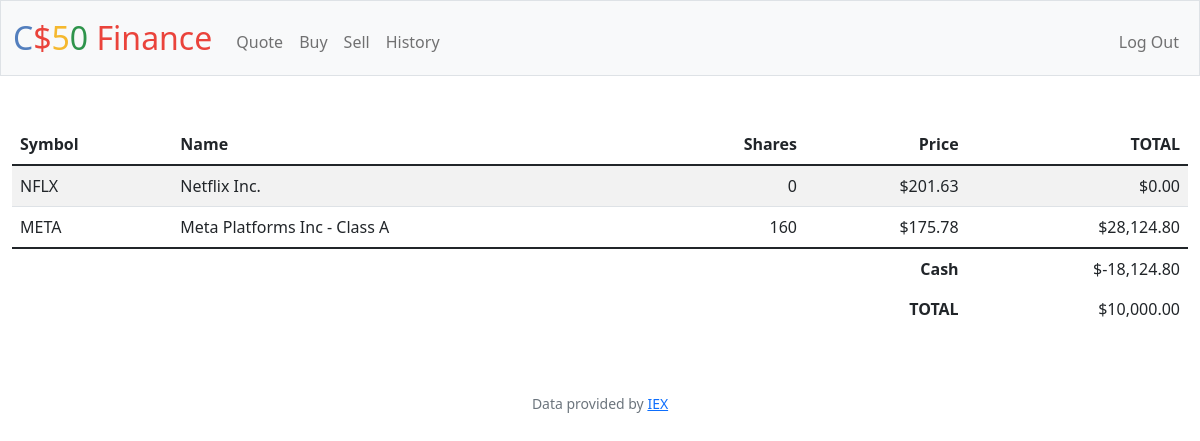
/ (signed in), run on the app's committed database.
### tables this page shows
CREATE TABLE transactions(
    id           INTEGER PRIMARY KEY AUTOINCREMENT NOT NULL,
    users_id    INTEGER NOT NULL,
    symbol  TEXT NOT NULL,
    name  TEXT NOT NULL,
    price  NUMERIC NOT NULL,
    quantity  INTEGER NOT NULL,
    cash  NUMERIC NOT NULL,
    time TEXT NOT NULL,
    FOREIGN KEY(users_id) REFERENCES users(id)
);

### app.py (the view)
@app.route("/")
@login_required
def index():
    hist = db.execute(
        "SELECT symbol, name, SUM(quantity) as quantity, price, cash FROM transactions WHERE users_id = ? GROUP BY name ORDER BY time ASC", session["user_id"])
    print(hist)
    return render_template("index.html", res=hist)

### app.py (called while the page is built)
@app.after_request
def after_request(response):
    response.headers["Cache-Control"] = "no-cache, no-store, must-revalidate"
    response.headers["Expires"] = 0
    response.headers["Pragma"] = "no-cache"
    return response

### helpers.py (called while the page is built)
def login_required(f):
    @wraps(f)
    def decorated_function(*args, **kwargs):
        if session.get("user_id") is None:
            return redirect("/login")
        return f(*args, **kwargs)
    return decorated_function

def usd(value):
    return f"${value:,.2f}"

### templates/index.html (shortened to what this page needs)
{% extends "layout.html" %}
{% block main %}
{% set ns = namespace() %}
{% set ns.last_cash = 0 %}
<table class="table table-striped">
    <thead>
        <tr>
            <th class="text-start">Symbol</th>
            <th class="text-start">Name</th>
            <th class="text-end">Shares</th>
            <th class="text-end">Price</th>
            <th class="text-end">TOTAL</th>
        </tr>
    </thead>
   <tbody>
    {% for dict_res in res -%}
    {% set total = dict_res['quantity'] * dict_res['price'] %}
    {% set ns.last_cash = ns.last_cash + total %}
            <tr>
                <td class="text-start">{{dict_res['symbol']}}</td>
                <td class="text-start">{{dict_res['name']}}</td>
                <td class="text-end">{{dict_res['quantity']}}</td>
                <td class="text-end">{{dict_res['price'] | usd}}</td>
                <td class="text-end">{{total | usd}}</td>
            </tr>
    {% endfor %}
    </tbody>
    <tfoot>
        <tr>
            <td class="border-0 fw-bold text-end" colspan="4">Cash</td>
            <td class="border-0 text-end">{{(10000 - ns.last_cash) | usd}}</td>
        </tr>
        <tr>
            <td class="border-0 fw-bold text-end" colspan="4">TOTAL</td>
            <td class="border-0 w-bold text-end">$10,000.00</td>
        </tr>
    </tfoot>
</table>
{% endblock %}

### data on the page
transactions: symbol "NFLX", name "Netflix Inc.", quantity "0", price "$201.63", total "$0.00"

### other printed values
{{ dict_res['symbol'] }} "META"
{{ dict_res['name'] }} "Meta Platforms Inc - Class A"
{{ dict_res['quantity'] }} "160"
{{ dict_res['price'] | usd }} "$175.78"
{{ total | usd }} "$28,124.80"
{{ (10000 - ns.last_cash) | usd }} "$-18,124.80"
